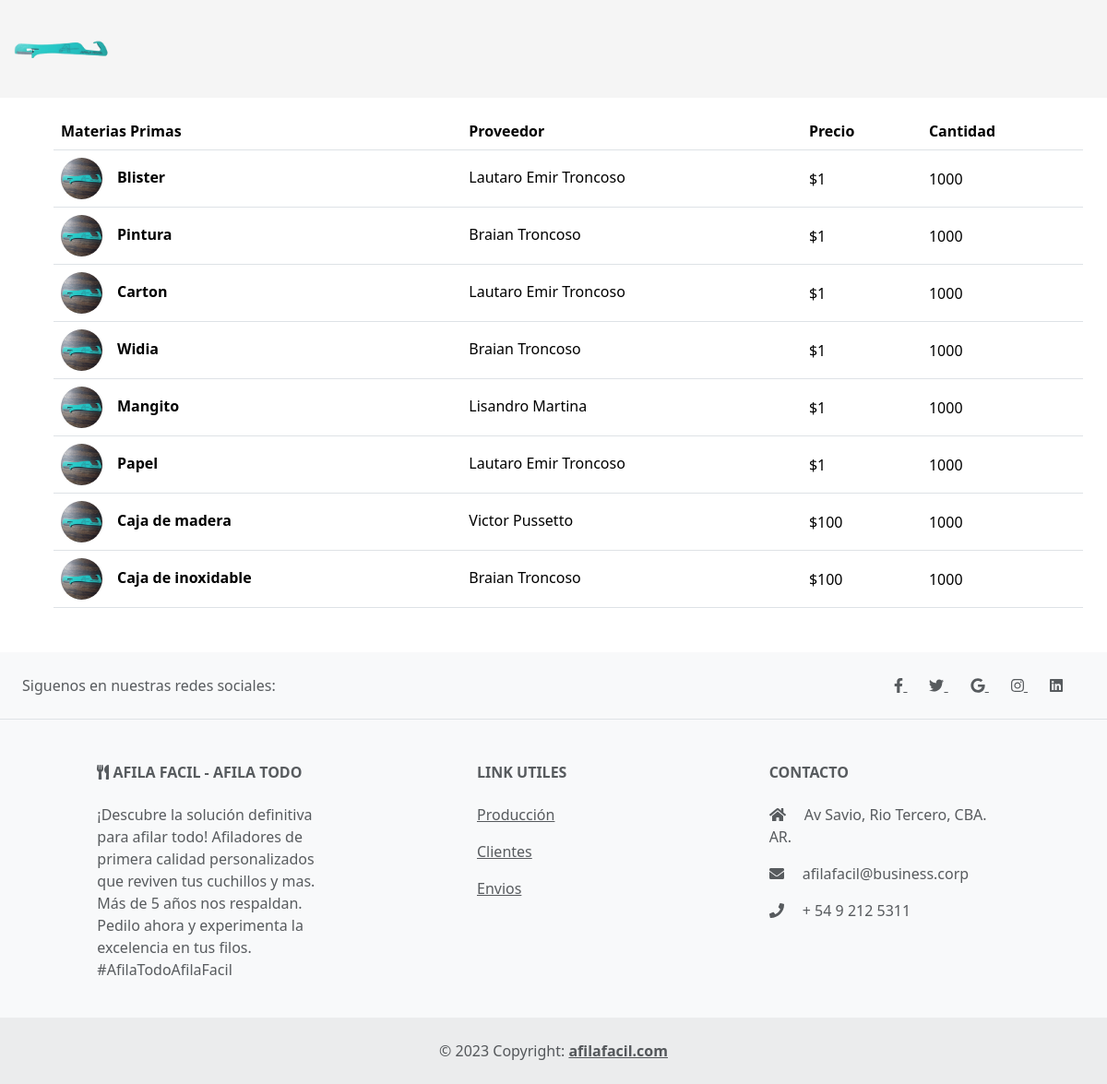
The page /materias_primas/ on the database as committed earlier.
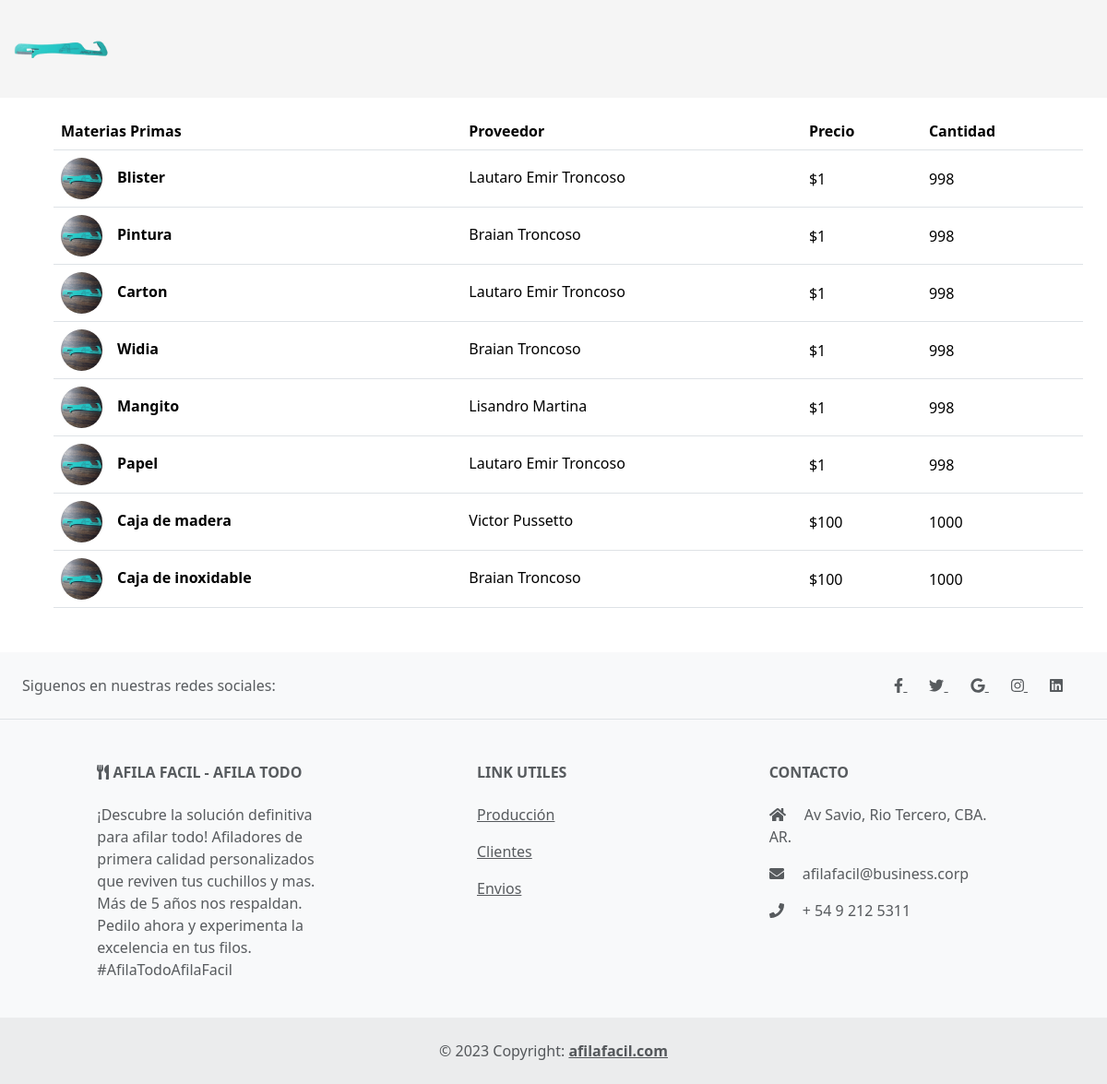
The same page on the database as committed later.
### materias_primas/models.py (models this page shows, shortened)
class Materias(models.Model):
    nombre = models.CharField(max_length=45)
    precio = models.IntegerField()
    cantidad = models.IntegerField()
    proveedores = models.ForeignKey(Proveedores, null=True, blank=True, on_delete=models.SET_NULL, related_name='materias')
    imagen = models.CharField(max_length=100)
    def get_imagen_url(self):
        if self.imagen:
            return f"/static/img/{self.imagen}"
        else:
            return "/static/img/afilador.jpeg"
    class Meta:
        db_table = 'materias'
        verbose_name = "Materia"

### proveedores/models.py (models this page shows, shortened)
class Proveedores(models.Model):
    nombre = models.CharField(max_length=50)
    apellido = models.CharField(max_length=50)
    direccion = models.CharField(max_length=100)
    telefono = models.IntegerField(null=True, blank=True)
    email = models.CharField(max_length=100)
    imagen = models.TextField(null=True, blank=True)
    class Meta:
        db_table = 'proveedores'
        verbose_name = "Proveedores"

### materias_primas/views.py (the view)
# urls.py: path('', views.mostrar_materias_primas, name='materias_primas'),
def mostrar_materias_primas(request):
    materias = Materias.objects.all()
    return render(request, 'materias_primas.html', {'materias': materias, 'mensaje': "No hay Materia Prima"})

### materias_primas/templates/materias_primas.html (shortened to what this page needs)
{% extends "materias_primas/layout.html" %}
{% load static %}
{% block content %}
{% if materias%}
<div class="container">
    <table class="table align-middle mb-0 bg-white m-3 mb-5">
        <thead class="bg-light">
        <tr>
            <th>Materias Primas</th>
            <th>Proveedor</th>
            <th>Precio</th>
            <th>Cantidad</th>
        </tr>
        </thead>
        <tbody>
        {% for materia in materias %}
            <tr>
                <td>
                <div class="d-flex align-items-center">
                    <img
                        src="{{ materia.get_imagen_url }}"
                        alt="NO-IMG"
                        style="width: 45px; height: 45px"
                        class="rounded-circle"
                        />
                    <div class="ms-3">
                    <p class="fw-bold mb-1 ml-2">{{materia.nombre}}</p>
                    </div>
                </div>
                </td>
                <td>
                <p class="fw-normal mb-1">{{ materia.proveedores.nombre }} {{ materia.proveedores.apellido}}</p>
                </td>
                <td>${{ materia.precio }}</td>
                <td>{{ materia.cantidad }}</td>
            </tr>
        {%endfor%}
        </tbody>
    </table>
{%else%}
    {{ mensaje }}
{%endif%}
</div>
{% endblock %}

Rows that differ between the two databases and show on the page:
changed Materias "Blister": cantidad "1000" → "998"
changed Materias "Pintura": cantidad "1000" → "998"
changed Materias "Carton": cantidad "1000" → "998"
changed Materias "Widia": cantidad "1000" → "998"
changed Materias "Mangito": cantidad "1000" → "998"
changed Materias "Papel": cantidad "1000" → "998"
